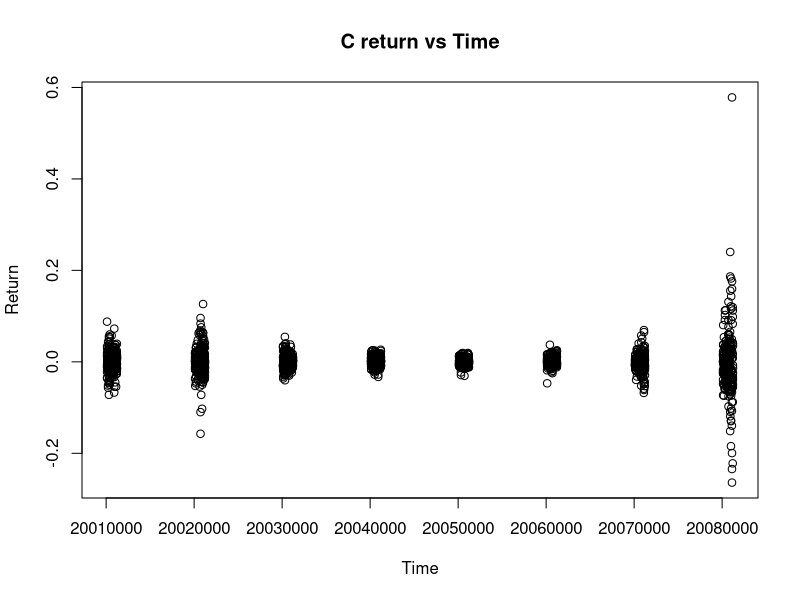

Here is the R script that generated this plot: (Note: this script raises an error after producing the figure.)
rm(list = ls())
d = read.table("d-csp0108.txt", header=TRUE)

k = 2
plot(d[,1], d[,k], main="C return vs Time", xlab="Time", ylab="Return")
dev.copy(png, "plots/plota1.png")
dev.off ()
k = 3
plot(d[,1], d[,k], main="SP return vs Time", xlab="Time", ylab="Return")
dev.copy(png, "plots/plota2.png")
dev.off ()

k = 2
hist(d[,k], freq=FALSE, breaks=100, col='green', main='Probability Distribution of C returns', xlab='C returns')
x <- seq(-0.5, 0.5, length=1000)
lines(x, dnorm(x, mean(d[,k]), sd(d[,k])))
dev.copy(png, "plots/plota3.png")
dev.off ()

k = 3
hist(d[,k], freq=FALSE, breaks=100, col='green', main='Probability Distribution of SP returns', xlab='SP returns')
x <- seq(-0.5, 0.5, length=1000)
lines(x, dnorm(x, mean(d[,k]), sd(d[,k])))
dev.copy(png, "plots/plota4.png")
dev.off ()
